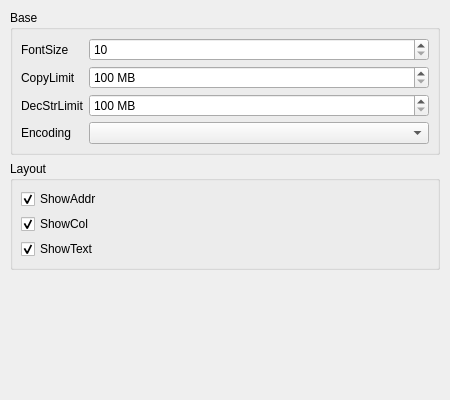
<?xml version="1.0" encoding="UTF-8"?>
<ui version="4.0">
 <class>EditorSettingDialog</class>
 <widget class="QWidget" name="EditorSettingDialog">
  <property name="geometry">
   <rect>
    <x>0</x>
    <y>0</y>
    <width>450</width>
    <height>400</height>
   </rect>
  </property>
  <property name="sizePolicy">
   <sizepolicy hsizetype="Preferred" vsizetype="Maximum">
    <horstretch>0</horstretch>
    <verstretch>0</verstretch>
   </sizepolicy>
  </property>
  <property name="windowTitle">
   <string notr="true"/>
  </property>
  <layout class="QVBoxLayout" name="verticalLayout">
   <property name="leftMargin">
    <number>10</number>
   </property>
   <property name="topMargin">
    <number>10</number>
   </property>
   <property name="rightMargin">
    <number>10</number>
   </property>
   <property name="bottomMargin">
    <number>10</number>
   </property>
   <item>
    <widget class="QGroupBox" name="groupBox">
     <property name="sizePolicy">
      <sizepolicy hsizetype="Preferred" vsizetype="Maximum">
       <horstretch>0</horstretch>
       <verstretch>0</verstretch>
      </sizepolicy>
     </property>
     <property name="title">
      <string>Base</string>
     </property>
     <layout class="QFormLayout" name="formLayout">
      <property name="horizontalSpacing">
       <number>5</number>
      </property>
      <property name="verticalSpacing">
       <number>5</number>
      </property>
      <property name="leftMargin">
       <number>8</number>
      </property>
      <property name="topMargin">
       <number>8</number>
      </property>
      <property name="rightMargin">
       <number>8</number>
      </property>
      <property name="bottomMargin">
       <number>8</number>
      </property>
      <item row="0" column="0">
       <widget class="QLabel" name="label">
        <property name="text">
         <string>FontSize</string>
        </property>
       </widget>
      </item>
      <item row="0" column="1">
       <widget class="QSpinBox" name="sbFontSize">
        <property name="minimum">
         <number>10</number>
        </property>
        <property name="maximum">
         <number>50</number>
        </property>
       </widget>
      </item>
      <item row="1" column="0">
       <widget class="QLabel" name="label_3">
        <property name="text">
         <string>CopyLimit</string>
        </property>
       </widget>
      </item>
      <item row="1" column="1">
       <widget class="QSpinBox" name="sbCopyLimit">
        <property name="suffix">
         <string notr="true"> MB</string>
        </property>
        <property name="minimum">
         <number>100</number>
        </property>
        <property name="maximum">
         <number>1024</number>
        </property>
       </widget>
      </item>
      <item row="2" column="0">
       <widget class="QLabel" name="label_4">
        <property name="text">
         <string>DecStrLimit</string>
        </property>
       </widget>
      </item>
      <item row="2" column="1">
       <widget class="QSpinBox" name="sbDecStrLimit">
        <property name="suffix">
         <string notr="true"> MB</string>
        </property>
        <property name="minimum">
         <number>100</number>
        </property>
        <property name="maximum">
         <number>1024</number>
        </property>
       </widget>
      </item>
      <item row="3" column="0">
       <widget class="QLabel" name="label_5">
        <property name="text">
         <string>Encoding</string>
        </property>
       </widget>
      </item>
      <item row="3" column="1">
       <widget class="QComboBox" name="cbEncodingBox"/>
      </item>
     </layout>
    </widget>
   </item>
   <item>
    <widget class="QGroupBox" name="groupBox_2">
     <property name="sizePolicy">
      <sizepolicy hsizetype="Preferred" vsizetype="Maximum">
       <horstretch>0</horstretch>
       <verstretch>0</verstretch>
      </sizepolicy>
     </property>
     <property name="title">
      <string>Layout</string>
     </property>
     <layout class="QVBoxLayout" name="verticalLayout_2">
      <property name="spacing">
       <number>5</number>
      </property>
      <property name="leftMargin">
       <number>8</number>
      </property>
      <property name="topMargin">
       <number>8</number>
      </property>
      <property name="rightMargin">
       <number>8</number>
      </property>
      <property name="bottomMargin">
       <number>8</number>
      </property>
      <item>
       <widget class="QCheckBox" name="cbShowaddr">
        <property name="text">
         <string>ShowAddr</string>
        </property>
        <property name="checked">
         <bool>true</bool>
        </property>
       </widget>
      </item>
      <item>
       <widget class="QCheckBox" name="cbShowcol">
        <property name="text">
         <string>ShowCol</string>
        </property>
        <property name="checked">
         <bool>true</bool>
        </property>
       </widget>
      </item>
      <item>
       <widget class="QCheckBox" name="cbShowtext">
        <property name="text">
         <string>ShowText</string>
        </property>
        <property name="checked">
         <bool>true</bool>
        </property>
       </widget>
      </item>
     </layout>
    </widget>
   </item>
   <item>
    <spacer name="verticalSpacer">
     <property name="orientation">
      <enum>Qt::Vertical</enum>
     </property>
     <property name="sizeHint" stdset="0">
      <size>
       <width>20</width>
       <height>40</height>
      </size>
     </property>
    </spacer>
   </item>
  </layout>
 </widget>
 <resources/>
 <connections/>
</ui>
